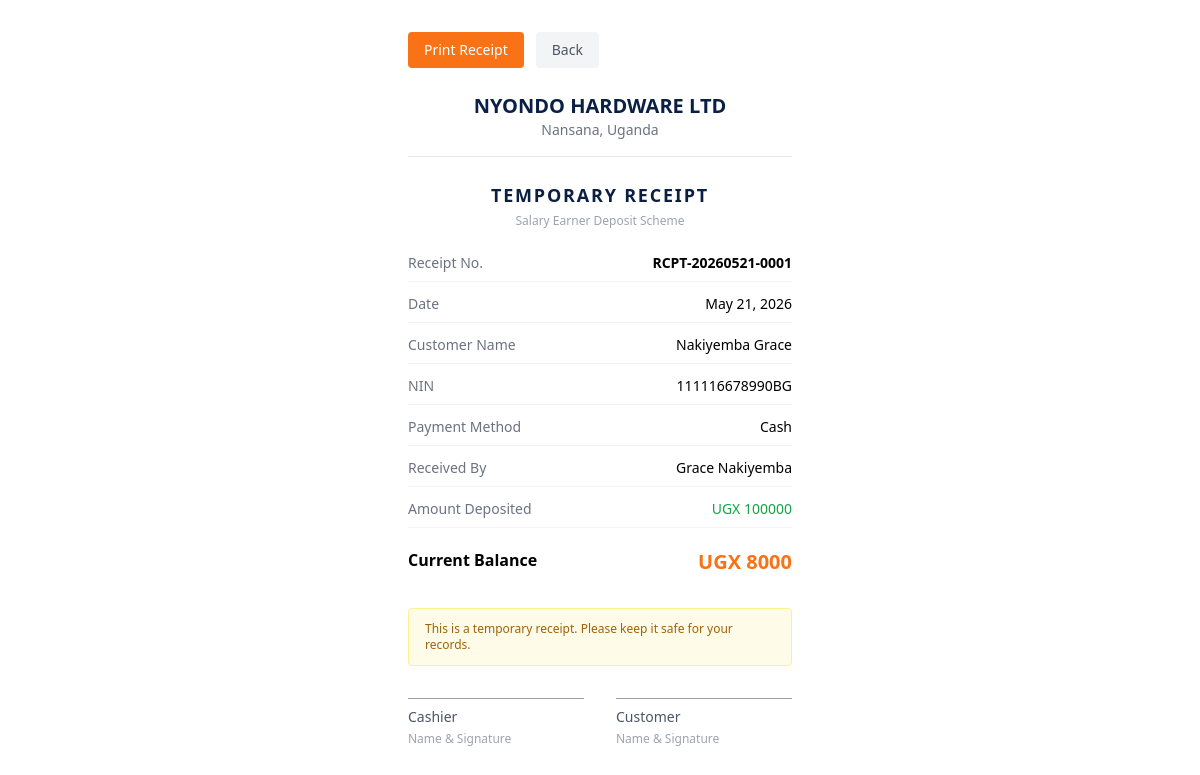
The app's page /scheme/deposits/1/receipt/ (signed in) with its own data.
### scheme/models.py (models this page shows, shortened)
class Deposit(models.Model):
    PAYMENT_METHOD_CHOICES = [
        ('cash',         'Cash'),
        ('mobile_money', 'Mobile Money'),
        ('bank_transfer', 'Bank Transfer'),
    ]
    customer       = models.ForeignKey(SchemeCustomer, on_delete=models.PROTECT,
                        related_name='deposits')
    amount         = models.DecimalField(max_digits=12, decimal_places=2)
    payment_date   = models.DateField()
    payment_method = models.CharField(max_length=20, choices=PAYMENT_METHOD_CHOICES)
    receipt_number = models.CharField(max_length=50, unique=True, blank=True)
    recorded_by    = models.ForeignKey(User, on_delete=models.PROTECT)
    created_at     = models.DateTimeField(auto_now_add=True)
    is_reversed    = models.BooleanField(default=False)

class SchemeCustomer(models.Model):
    STATUS_CHOICES = [
        ('active',    'Active'),
        ('suspended', 'Suspended'),
    ]
    full_name        = models.CharField(max_length=100)
    nin              = models.CharField(max_length=14, unique=True)
    phone            = models.CharField(max_length=20)
    employer         = models.CharField(max_length=100, blank=True)
    employer_address = models.TextField(blank=True)
    registration_date = models.DateField(auto_now_add=True)
    status           = models.CharField(max_length=20, choices=STATUS_CHOICES, default='active')
    registered_by    = models.ForeignKey(User, on_delete=models.PROTECT)

### users/decorators.py (the view)
    def wrapper(request, *args, **kwargs):
        if not request.user.is_authenticated:
            return redirect('users:login')
        if not hasattr(request.user, 'userprofile'):
            raise PermissionDenied
        if request.user.userprofile.role not in ['sales_attendant', 'store_manager', 'admin']:
            raise PermissionDenied
        return view_func(request, *args, **kwargs)

### scheme/utils.py (called while the page is built)
def get_customer_balance(customer):
    total_deposits = customer.deposits.filter(
        is_reversed=False
    ).aggregate(Sum('amount'))['amount__sum'] or 0
    total_pickups = customer.pickups.exclude(
        status='cancelled'
    ).aggregate(Sum('total_value'))['total_value__sum'] or 0
    return total_deposits - total_pickups

### scheme/views.py (called while the page is built)
@sales_required
def deposit_receipt(request, pk):
    deposit = get_object_or_404(Deposit, pk=pk)
    balance = get_customer_balance(deposit.customer)
    return render(request, 'scheme/deposit_receipt.html', {
        'deposit': deposit,
        'balance': balance,
    })

### stock/context_processors.py (called while the page is built)
def low_stock_count(request):
    if request.user.is_authenticated:
        try:
            from stock.models import Product
            count = Product.objects.filter(
                is_active=True,
                quantity__lte=F('reorder_level')
            ).count()
            return {'low_stock_count': count}
        except Exception:
            return {'low_stock_count': 0}
    return {'low_stock_count': 0}

### templates/scheme/deposit_receipt.html (shortened to what this page needs)
<!doctype html>
<html lang="en">
  <head>
    <script src="https://cdn.tailwindcss.com"></script>
  </head>
  <body class="bg-white p-8 max-w-md mx-auto">
    <div class="no-print mb-6 flex gap-3">
      <button
        onclick="window.print()"
        class="px-4 py-2 text-sm font-medium text-white rounded"
        style="background-color: #f97316"
      >
        Print Receipt
      </button>
      <a
        href="{% url 'scheme:customer-detail' deposit.customer.pk %}"
        class="px-4 py-2 text-sm font-medium text-gray-600 bg-gray-100 rounded"
      >
        Back
      </a>
    </div>
    <div class="text-center mb-6 border-b pb-4">
      <h1 class="text-xl font-bold" style="color: #0a1f44">
        NYONDO HARDWARE LTD
      </h1>
      <p class="text-sm text-gray-500">Nansana, Uganda</p>
    </div>
    <div class="text-center mb-6">
      <h2
        class="text-lg font-bold uppercase tracking-widest"
        style="color: #0a1f44"
      >
        Temporary Receipt
      </h2>
      <p class="text-xs text-gray-400 mt-1">Salary Earner Deposit Scheme</p>
    </div>
    <div class="space-y-3 text-sm mb-8">
      <div class="flex justify-between border-b border-gray-100 pb-2">
        <span class="text-gray-500">Receipt No.</span>
        <span class="font-bold">{{ deposit.receipt_number }}</span>
      </div>
      <div class="flex justify-between border-b border-gray-100 pb-2">
        <span class="text-gray-500">Date</span>
        <span class="font-medium">{{ deposit.payment_date }}</span>
      </div>
      <div class="flex justify-between border-b border-gray-100 pb-2">
        <span class="text-gray-500">Customer Name</span>
        <span class="font-medium">{{ deposit.customer.full_name }}</span>
      </div>
      <div class="flex justify-between border-b border-gray-100 pb-2">
        <span class="text-gray-500">NIN</span>
        <span class="font-medium">{{ deposit.customer.nin }}</span>
      </div>
      <div class="flex justify-between border-b border-gray-100 pb-2">
        <span class="text-gray-500">Payment Method</span>
        <span class="font-medium"
          >{{ deposit.get_payment_method_display }}</span
        >
      </div>
      <div class="flex justify-between border-b border-gray-100 pb-2">
        <span class="text-gray-500">Received By</span>
        <span class="font-medium">{{ deposit.recorded_by.get_full_name }}</span>
      </div>
      <div class="flex justify-between border-b border-gray-100 pb-2">
        <span class="text-gray-500">Amount Deposited</span>
        <span class="font-medium text-green-600">
          UGX {{ deposit.amount|floatformat:0 }}
        </span>
      </div>
      <div class="flex justify-between pt-2">
        <span class="font-bold text-base">Current Balance</span>
        <span class="font-bold text-xl" style="color: #f97316">
          UGX {{ balance|floatformat:0 }}
        </span>
      </div>
    </div>
    <div
      class="bg-yellow-50 border border-yellow-200 rounded px-4 py-3 text-xs text-yellow-700 mb-8"
    >
      This is a temporary receipt. Please keep it safe for your records.
    </div>
    <div class="grid grid-cols-2 gap-8 text-sm">
      <div>
        <div class="border-t border-gray-400 pt-2">
          <p class="text-gray-600">Cashier</p>
          <p class="text-gray-400 text-xs mt-1">Name & Signature</p>
        </div>
      </div>
      <div>
        <div class="border-t border-gray-400 pt-2">
          <p class="text-gray-600">Customer</p>
          <p class="text-gray-400 text-xs mt-1">Name & Signature</p>
        </div>
      </div>
    </div>
  </body>
</html>

### records on screen
Deposit: receipt_number "RCPT-20260521-0001", payment_date "May 21, 2026", customer.full_name "Nakiyemba Grace", customer.nin "111116678990BG", payment_method "Cash", recorded_by.get_full_name "Grace Nakiyemba", amount "100000"

### other values on screen
{{ balance|floatformat:0 }} "8000"
